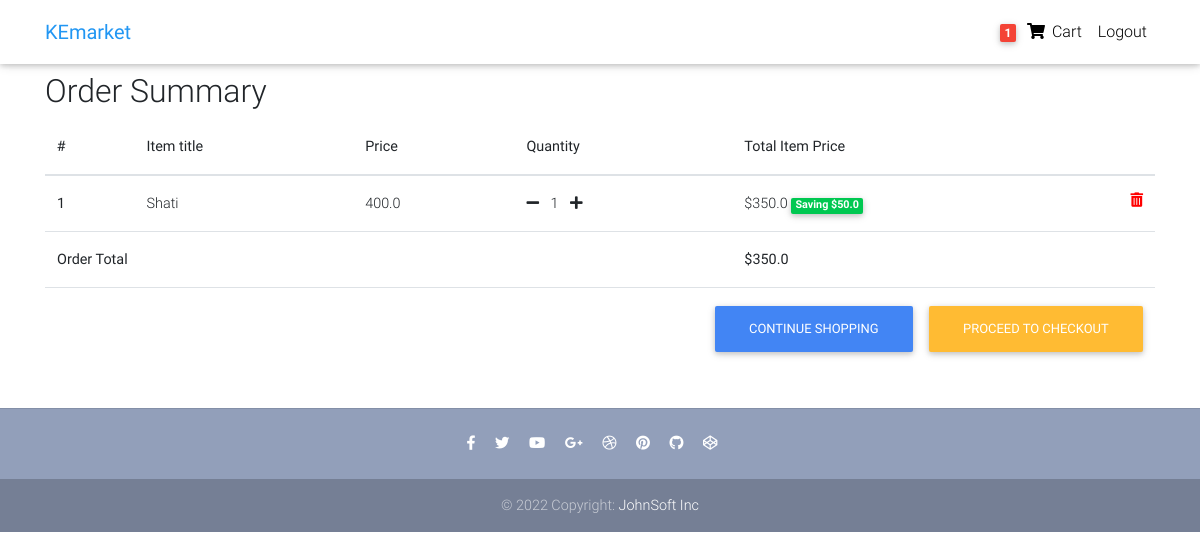
The page /order-summary/ (signed in) on the database as committed earlier.
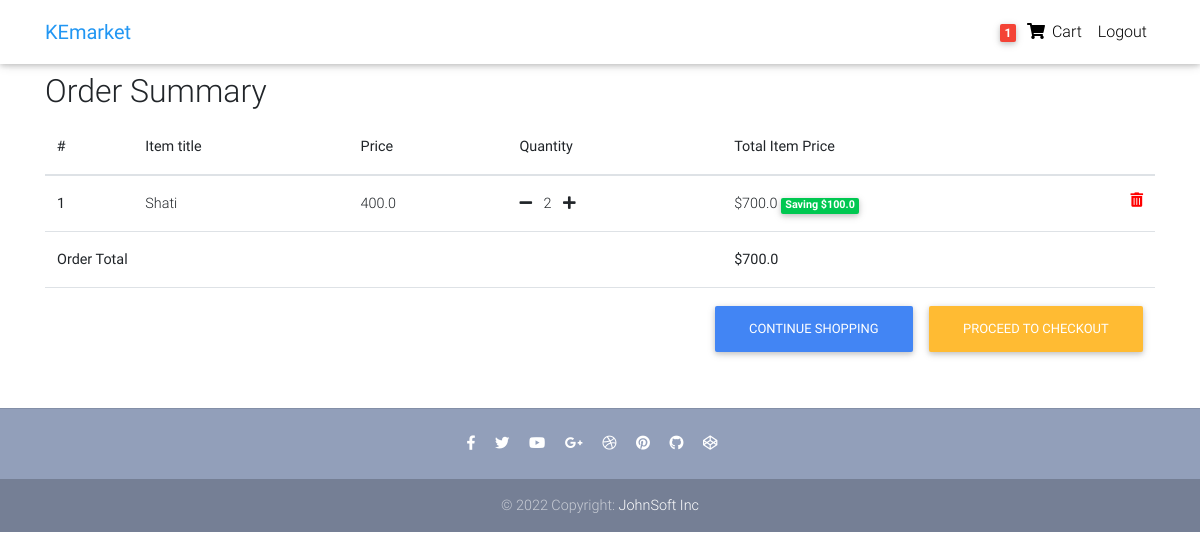
The same page on the database as committed later.
### core/models.py (models this page shows, shortened)
class Order(models.Model):
    user = models.ForeignKey(
        settings.AUTH_USER_MODEL, on_delete=models.CASCADE)
    items = models.ManyToManyField(OrderItem)
    start_date = models.DateTimeField(auto_now_add=True)
    ordered_date = models.DateTimeField()
    ordered = models.BooleanField(default=False)
    billing_address = models.ForeignKey(
        'BillingAddress', on_delete=models.SET_NULL, blank=True, null=True)
    payment = models.ForeignKey(
        'Payment', on_delete=models.SET_NULL, blank=True, null=True)
    def get_total_price(self):
        total = 0
        for order_item in self.items.all():
            total+=order_item.get_final_price()
        return total

class OrderItem(models.Model):
    user = models.ForeignKey(
        settings.AUTH_USER_MODEL, on_delete=models.CASCADE)
    ordered = models.BooleanField(default=False)
    item = models.ForeignKey(Item, on_delete=models.CASCADE)
    quantity = models.IntegerField(default=1)
    def get_total_item_price(self):
        return self.quantity * self.item.price
    def get_total_item_discount_price(self):
        return self.quantity * self.item.discount_price
    def get_amount_saved(self):
        return self.get_total_item_price() - self.get_total_item_discount_price()
    def get_final_price(self):
        if self.item.discount_price:
            return self.get_total_item_discount_price()
        return self.get_total_item_price()

class Item(models.Model):
    title = models.CharField(max_length=100)
    price = models.FloatField()
    discount_price = models.FloatField(blank=True, null=True)
    category = models.CharField(choices=CATEGORY_CHOICES, max_length=2)
    label = models.CharField(choices=LABEL_CHOICES, max_length=2)
    slug = models.SlugField()
    description = models.TextField()

### core/views.py (the view)
# urls.py: path('order-summary/', OrderSummaryView.as_view(), name='order-summary'),
class OrderSummaryView(LoginRequiredMixin, View):
    def get(self, *args, **kwargs):
        try:
            order = Order.objects.get(user=self.request.user, ordered=False)
            context = {
                'object': order
            }
            return render(self.request, 'order-summary.html', context=context)
        except ObjectDoesNotExist:
            messages.error(request, "The order does not exist")
            return redirect("/")

### core/templatetags/cart_template_tags.py (called while the page is built)
@register.filter
def cart_item_count(user):
    if user.is_authenticated:
        order_qs = Order.objects.filter(user=user, ordered=False)
        if order_qs.exists():
            return order_qs[0].items.count()
    return 0

### templates/order-summary.html (shortened to what this page needs)
{% extends 'base.html' %}
{% block content %}
  <main>
    <div class="container">
        <div class="table-responsive text-nowrap">
    <h2>Order Summary</h2>
    <table class="table">
        <thead>
        <tr>
            <th scope="col">#</th>
            <th scope="col">Item title</th>
            <th scope="col">Price</th>
            <th scope="col">Quantity</th>
            <th scope="col">Total Item Price</th>
        </tr>
        </thead>
        <tbody>
        {% for order_item in object.items.all %}
        <tr>
            <th scope-"row">{{ forloop.counter }}</th>
            <td>{{ order_item.item.title }}</td>
            <td>{{ order_item.item.price }}</td>
            <td>
                <a href='{% url 'core:remove-single-item-from-cart' order_item.item.slug %}'><i class="fas fa-minus mr-2"></i></a>
                    {{ order_item.quantity }}
                <a href='{% url 'core:add-to-cart' order_item.item.slug %}'><i class="fas fa-plus ml-2"></i></a>
            </td>
            <td>
            {% if order_item.item.discount_price %}
                ${{ order_item.get_total_item_discount_price }}
                <span class="badge badge-success">Saving ${{ order_item.get_amount_saved }}</span>
            {% else %}
                ${{ order_item.get_total_item_price }}
            {% endif %}
            <a style='color: red;' href='{% url 'core:remove-from-cart' order_item.item.slug %}'>
              <i class="fas fa-trash-alt float-right"></i>
            </a>
            </td>
        </tr>
        {% endfor %}
        {% if object.get_total_price %}
        <tr>
            <td colspan="4"><b>Order Total<b></td>
            <td><b>${{ object.get_total_price }}<b></td>
        </tr>
        <tr>
        <td colspan="5">
            <a class="btn btn-warning float-right ml-3" href='/checkout/'>Proceed to checkout</a>
            <a class="btn btn-primary float-right" href='/'>Continue shopping</a>
        </td>
        </tr>
        {% endif %}
        </tbody>
    </table>
    </div>
    </div>
  </main>
  {% endblock content %}

### templates/base.html (shortened to what this page needs)
{% load static %}
<!DOCTYPE html>
<html lang="en">
<head>
  <link rel="stylesheet" href="https://use.fontawesome.com/releases/v5.8.1/css/all.css">
  <link href="{% static 'css/bootstrap.min.css' %}" rel="stylesheet">
  <link href="{% static 'css/mdb.min.css' %}" rel="stylesheet">
  <link href="{% static 'css/style.min.css' %}" rel="stylesheet">
</head>
{% include "navbar.html" %}
<body>
    <div class="mt-5 pt-4">
    </div>
    {% block content %}
    {% endblock content %}
    {% include "footer.html" %}
</body>
</html>

### templates/navbar.html (shortened to what this page needs)
{% load cart_template_tags %}
<nav class="navbar fixed-top navbar-expand-lg navbar-light white scrolling-navbar">
    <div class="container">
      <a class="navbar-brand waves-effect" href="/">
        <strong class="blue-text">KEmarket</strong>
      </a>
      <div class="collapse navbar-collapse" id="navbarSupportedContent">
        <ul class="navbar-nav nav-flex-icons">
          {% if request.user.is_authenticated %}
          <li class="nav-item">
            <a href="{% url 'core:order-summary' %}" class="nav-link waves-effect">
              <span class="badge red z-depth-1 mr-1"> {{ request.user| cart_item_count }} </span>
              <i class="fas fa-shopping-cart"></i>
              <span class="clearfix d-none d-sm-inline-block"> Cart </span>
            </a>
          </li>
          <li class="nav-item">
            <a class="nav-link waves-effect" href="{% url 'account_logout' %}">
              <span class="clearfix d-none d-sm-inline-block"> Logout </span>
            </a>
          </li>
          {% endif %}
        </ul>
      </div>
    </div>
  </nav>

### templates/footer.html
  <footer class="page-footer text-center font-small mt-4 wow fadeIn">
    <hr class="my-4">
    <div class="pb-4">
      <a href="https://www.facebook.com/mdbootstrap" target="_blank">
        <i class="fab fa-facebook-f mr-3"></i>
      </a>
      <a href="https://twitter.com/MDBootstrap" target="_blank">
        <i class="fab fa-twitter mr-3"></i>
      </a>
      <a href="https://www.youtube.com/watch?v=7MUISDJ5ZZ4" target="_blank">
        <i class="fab fa-youtube mr-3"></i>
      </a>
      <a href="https://plus.google.com/u/0/b/107863090883699620484" target="_blank">
        <i class="fab fa-google-plus-g mr-3"></i>
      </a>
      <a href="https://dribbble.com/mdbootstrap" target="_blank">
        <i class="fab fa-dribbble mr-3"></i>
      </a>
      <a href="https://pinterest.com/mdbootstrap" target="_blank">
        <i class="fab fa-pinterest mr-3"></i>
      </a>
      <a href="https://github.com/mdbootstrap/bootstrap-material-design" target="_blank">
        <i class="fab fa-github mr-3"></i>
      </a>
      <a href="http://codepen.io/mdbootstrap/" target="_blank">
        <i class="fab fa-codepen mr-3"></i>
      </a>
    </div>
    <div class="footer-copyright py-3">
      © 2022 Copyright:
      <a href="https://mdbootstrap.com/education/bootstrap/" target="_blank"> JohnSoft Inc </a>
    </div>
  </footer>

### templates/scripts.html (shortened to what this page needs)
{% load static %}

### templates/base.html (style rules this page uses)
html, body, header, .carousel { height: 60vh; }

Rows that differ between the two databases and show on the page:
changed OrderItem "Shati": quantity "1" → "2"; get_total_item_discount_price "350.0" → "700.0"; get_amount_saved "50.0" → "100.0"
changed through a linked row, Order: get_total_price "350.0" → "700.0"
